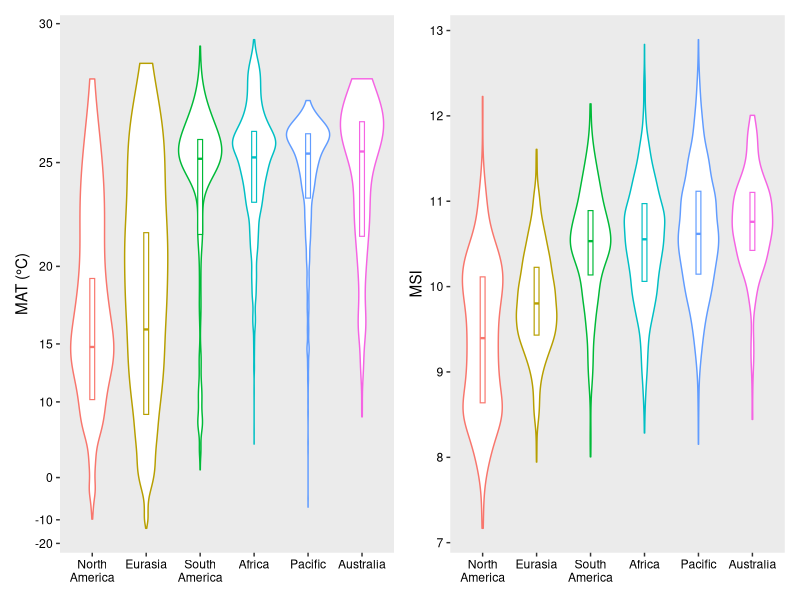
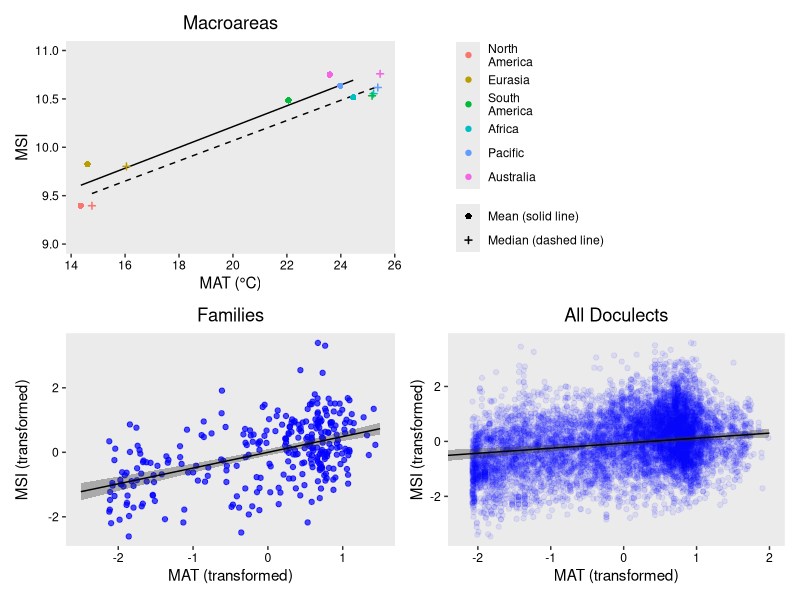
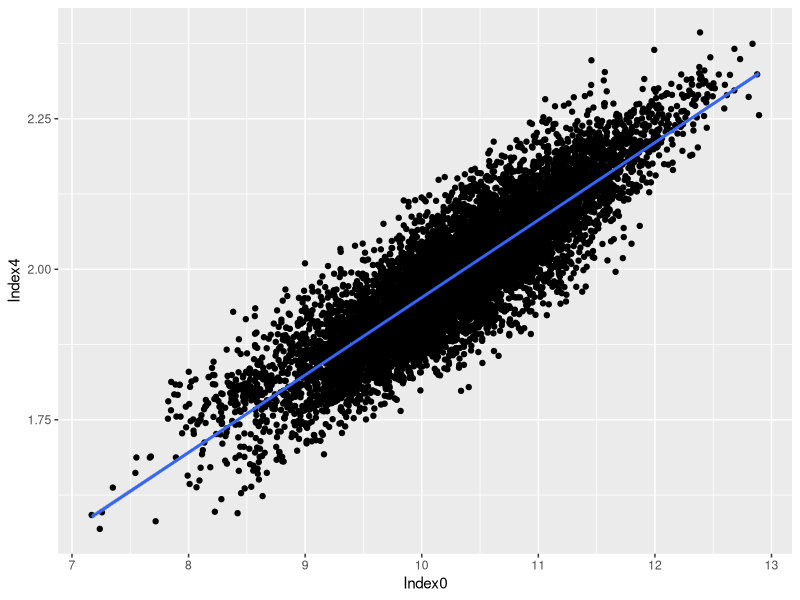
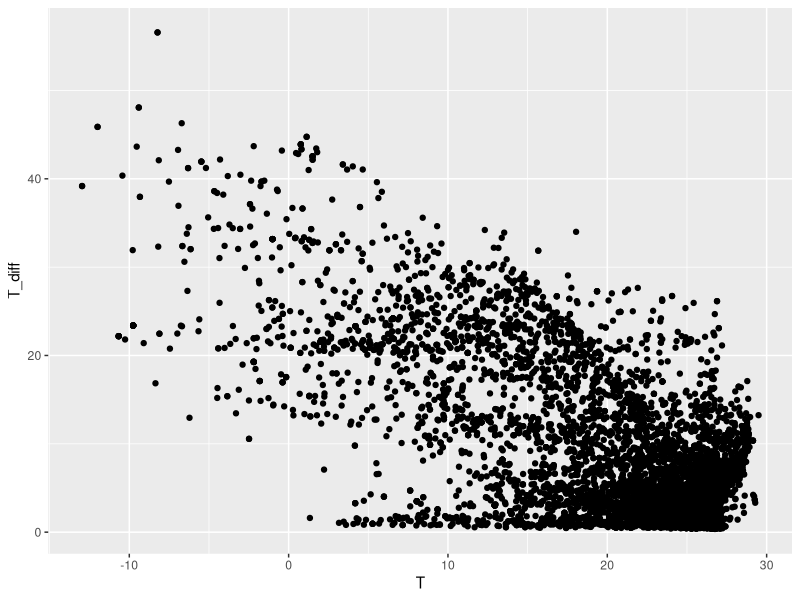
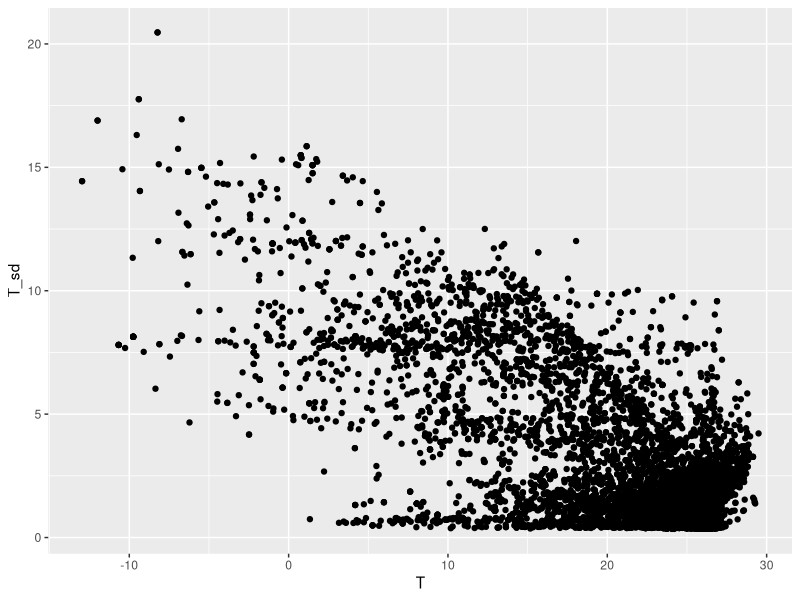

Here is the R script that generated these plots, in order:
library(lmerTest)
library(ggplot2)
library(ggrepel)
library(ggeffects)
library(dplyr)
library(effects)
library(patchwork)


# Read csv files

d_mac <- read.csv(file = "data_macroarea.csv")
d_fam <- read.csv(file = "data_family.csv")
d_all <- read.csv(file = "data.csv")

d_mac$Macroarea <- sub("Am", "\nAm", d_mac$Macroarea)
d_all$Macroarea <- sub("Am", "\nAm", d_all$Macroarea)
d_mac_mean <- d_mac %>% filter(Method == "mean")
d_mac_med <- d_mac %>% filter(Method == "median")
d_fam_mean <- d_fam %>% filter(Method == "mean")


# Fit models

m_mac_mean <- lm(Index0 ~ T, data = d_mac_mean)
m_mac_med <- lm(Index0 ~ T, data = d_mac_med)
m_fam <- lm(Index0_trans ~ T_trans, data = d_fam_mean)
m_all <- lmer(Index0_trans ~ T_trans + (T_trans | Family), data = d_all)
m_all_2 <- lmer(Index0_trans ~ T_trans + (1 | Family), data = d_all)
anova(m_all, m_all_2)  # p < 0.001. Use m_all

summary(m_mac_mean)
summary(m_mac_med)
summary(m_fam)
summary(m_all)


# Plot distribution

order <- d_mac_med[order(d_mac_med$Index0), ]$Macroarea
d_mac$Macroarea <- factor(d_mac$Macroarea, levels = order) # reorder by medians
d_all$Macroarea <- factor(d_all$Macroarea, levels = order)

p01 <- ggplot(d_all, aes(x = Macroarea, y = T, color = Macroarea)) +
  geom_violin(scale = "width", width = 0.8) +
  geom_boxplot(width = 0.09, lwd = 0.4, outlier.shape = NA, coef = 0) +
  theme(panel.grid.major = element_blank(), panel.grid.minor = element_blank(),
        axis.text.x = element_text(color = "black"),
        axis.text.y = element_text(color = "black"),
        legend.position = "none", axis.title.x = element_blank()) +
  coord_trans(y = scales::exp_trans(1.06)) +
  scale_y_continuous(breaks = c(-20,-10,0,10,15,20,25,30)) +
  ylab("MAT (°C)")
p02 <- ggplot(d_all, aes(x = Macroarea, y = Index0, color = Macroarea)) +
  geom_violin(scale = "width", width = 0.75) +
  geom_boxplot(width = 0.09, lwd = 0.4, outlier.shape = NA, coef = 0) +
  theme(panel.grid.major = element_blank(), panel.grid.minor = element_blank(),
        axis.text.x = element_text(color = "black"),
        axis.text.y = element_text(color = "black"),
        legend.position = "none", axis.title.x = element_blank()) +
  ylab("MSI")
p01 + p02
# Then, save as PDF (7 * 4 inches)


# Plot correlation

e_mac_mean <- ggpredict(m_mac_mean, terms = "T")
e_mac_med <- ggpredict(m_mac_med, terms = "T")
e_fam <- ggpredict(m_fam, terms = "T_trans")
e_all <- ggpredict(m_all, terms = "T_trans")

p1_labels <- c("Mean (solid line)", "Median (dashed line)")
p1 <- ggplot() +
  geom_line(data = e_mac_mean, aes(x, predicted)) +
  geom_line(data = e_mac_med, aes(x, predicted), linetype = "dashed") +
  geom_point(data = d_mac, aes(T, Index0, color = Macroarea,
                               shape = Method, stroke = Method, size = Method)) +
  scale_shape_manual(labels = p1_labels, values = c(16, 3)) +
  scale_size_manual(labels = p1_labels, values = c(1.5, 1.1)) +
  scale_discrete_manual(labels = p1_labels, aesthetics = "stroke", values = c(1, 0.8)) +
  theme(panel.grid.major = element_blank(), panel.grid.minor = element_blank(),
        axis.text.x = element_text(color = "black"),
        axis.text.y = element_text(color = "black"),
        legend.title = element_blank(),
        legend.spacing.y = unit(-0.5, "cm"), legend.margin = margin(),
        plot.title = element_text(hjust = 0.5)) +
  coord_cartesian(ylim = c(9, 11)) +
  ggtitle("Macroareas") +
  xlab("MAT (°C)") + ylab("MSI")
p2 <- ggplot() +
  geom_point(data = d_fam_mean, aes(T_trans, Index0_trans), color = "blue", alpha = 0.7) +
  geom_ribbon(data = e_fam, aes(x, ymin = conf.low, ymax = conf.high), alpha = 0.35) +
  geom_line(data = e_fam, aes(x, predicted)) +
  theme(panel.grid.major = element_blank(), panel.grid.minor = element_blank(),
        axis.text.x = element_text(color = "black"),
        axis.text.y = element_text(color = "black"),
        plot.title = element_text(hjust = 0.5)) +
  ggtitle("Families") +
  xlab("MAT (transformed)") + ylab("MSI (transformed)")
p3 <- ggplot() +
  geom_point(data = d_all, aes(T_trans, Index0_trans), color = "blue", alpha = 0.08) +
  geom_ribbon(data = e_all, aes(x, ymin = conf.low, ymax = conf.high), alpha = 0.35) +
  geom_line(data = e_all, aes(x, predicted)) +
  theme(panel.grid.major = element_blank(), panel.grid.minor = element_blank(),
        axis.text.x = element_text(color = "black"),
        axis.text.y = element_text(color = "black"),
        plot.title = element_text(hjust = 0.5)) +
  coord_cartesian(xlim = c(-2.2, 2)) +
  ggtitle("All Doculects") +
  xlab("MAT (transformed)") + ylab("MSI (transformed)")
p1 + guide_area() + p2 + p3 + plot_layout(guides = "collect", design = "AAB#\nCCDD")
# Then, save as PDF (6 * 6 inches)


# Linear correlation between different sonority scales

r2s <- matrix(0, 5, 5)
r2s_trans <- matrix(0, 5, 5)
for (i in 0:4) {
  for (j in 0:4) {
    if (i == j) next
    fomula <- paste("Index", i, " ~ ", "Index", j, sep = "")
    fomula_trans <- paste("Index", i, "_trans ~ ", "Index", j, "_trans", sep = "")
    r2s[i + 1, j + 1] <- summary(lm(fomula, data = d_all))$r.squared
    r2s_trans[i + 1, j + 1] <- summary(lm(fomula_trans, data = d_all))$r.squared
  }
}
print(r2s)

ggplot(d_all, aes(x = Index0, y = Index4)) +
  geom_point() +
  geom_smooth(method = lm)
m_in0_in4 <- lm(Index4 ~ Index0, data = d_all)
summary(m_in0_in4)

# Linear correlation between mean annual range or standard deviation

m_diff <- lm(T_diff ~ T, data = d_all)
m_sd <- lm(T_sd ~ T, data = d_all)
summary(m_diff)$r.squared
summary(m_sd)$r.squared
ggplot(d_all, aes(x = T, y = T_diff)) + geom_point()
ggplot(d_all, aes(x = T, y = T_sd)) + geom_point()

m_all_diff <- lmer(Index0_trans ~ T_trans + T_diff + (T_trans | Family), data = d_all)
m_all_sd <- lmer(Index0_trans ~ T_trans + T_sd + (T_trans | Family), data = d_all)
summary(m_all_diff)
summary(m_all_sd)
anova(m_all_diff, m_all)  # p = 0.222
anova(m_all_sd, m_all)  # p = 0.169
